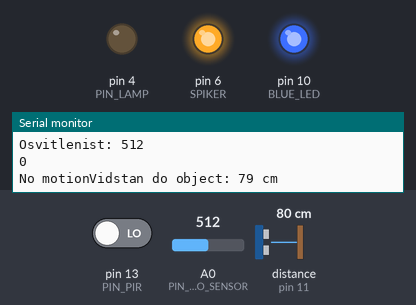
Simulated run of this sketch. Board: Arduino Uno, built with avr-gcc and run on an emulated ATmega328P. Shown: output pins drawn as LEDs (lit = HIGH), the last lines printed to the serial monitor. Wiring (inferred from the names in the program): ultrasonic range finder: trigger pin 12; echo pin 11. Inputs (shaded band) come from the test bench; at power-on: distance to the obstacle (sensor on pin 11) 80 cm, pin 13 (PIN_PIR) LOW, A0 (PIN_PHOTO_SENSOR) = 512. The echo pulse lasts 58.3 µs per cm; pins used as bus, display or sensor lines are not drawn.

Above: at 5.8 s.
5.9 s: distance to the obstacle (sensor on pin 11) set to 88 cm
11.2 s: distance to the obstacle (sensor on pin 11) set to 97 cm
At 16.2 s:
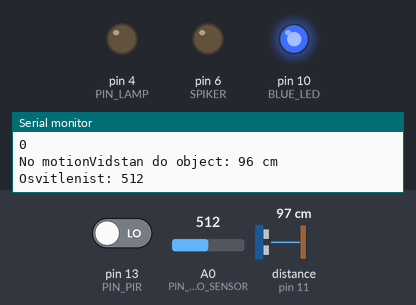
16.5 s: pin 13 (PIN_PIR) driven HIGH
At 17.7 s:
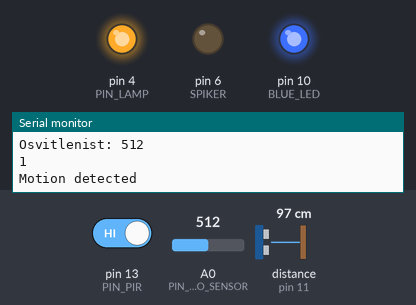
19.5 s: A0 (PIN_PHOTO_SENSOR) set to 94
28.0 s: A0 (PIN_PHOTO_SENSOR) set to 81
At 32.3 s:
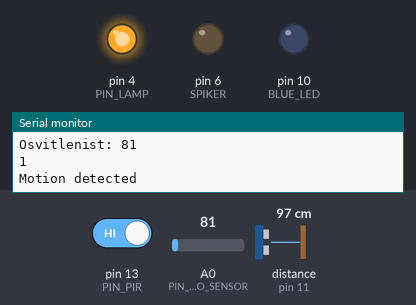
33.0 s: pin 13 (PIN_PIR) driven LOW
At 37.5 s:
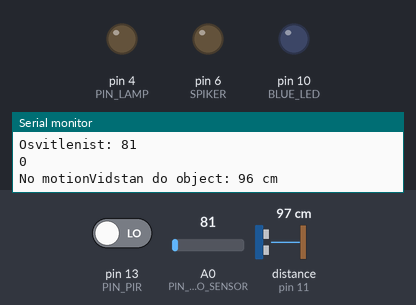
Timing chart, 0 to 39.0 s (numbered marks = the images above; inputs shaded):
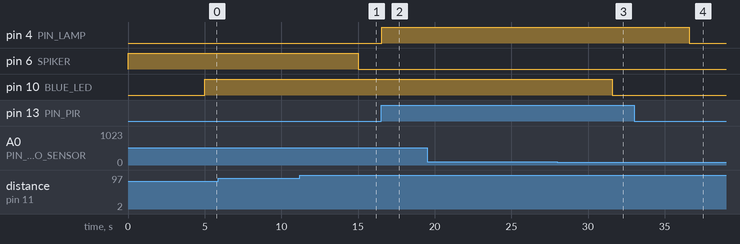

The sketch:

_1.ino
```cpp
#define BLUE_LED 10
#define PIN_PHOTO_SENSOR A0
#define PIN_TRIG 12
#define PIN_ECHO 11
#define GREEN_LED 8
#define YELLOW_LED 9
#define RED_LED 7
#define SPIKER 6
#define PIN_PIR 13
#define PIN_LAMP 4

long duration, cm;


void setup()
{
  Serial.begin(9600); //ініціалізую взяаємодію по послідовному порту зі швидкістю 9600
  //
  pinMode(BLUE_LED, OUTPUT);
  pinMode(PIN_TRIG, OUTPUT);
  pinMode(PIN_ECHO, INPUT);			//визначаю входи та виходи
  pinMode(SPIKER, OUTPUT);
  pinMode(PIN_PIR, INPUT);
  pinMode(PIN_LAMP, OUTPUT);
}

void loop()
{
  int pirVal = digitalRead(PIN_PIR);
  Serial.println(digitalRead(PIN_PIR));

  //якщо э рух світиться лампочка, якщо руху немає то не світить
  if (pirVal)
  {
    digitalWrite(PIN_LAMP, HIGH);
    Serial.println("Motion detected");
    delay(5000);
  }
  else
  {
    Serial.print("No motion");
    digitalWrite(PIN_LAMP, LOW);
  }

  //спочатку генерую короткий імпульс в 5 мікросекунд
  digitalWrite(PIN_TRIG, LOW);
  delayMicroseconds(5);
  digitalWrite(PIN_TRIG, HIGH);

  //датчик посилає сигнали з частотою 40КГц
  delayMicroseconds(10);
  digitalWrite(PIN_TRIG, LOW);

  //затримка сигналу
  duration = pulseIn(PIN_ECHO, HIGH);

  //перетворення часу в відстань
  cm = (duration / 2) / 29.1;

  //вивід відстані на ПК
  Serial.print("Vidstan do object: ");
  Serial.print(cm);
  Serial.println(" cm");

  //допустима відстань (світиться зелений індикатор)
  if (cm < 280 && cm > 140)
  {
    digitalWrite(SPIKER, LOW);
    digitalWrite(GREEN_LED, HIGH);
    digitalWrite(YELLOW_LED, LOW);
    digitalWrite(RED_LED, LOW);
  }
  //також допустима відстань, але потрібно зменшити швидкість (світиться жовтий індикатор)
  if (cm < 140 && cm > 90)
  {
    digitalWrite(SPIKER, LOW);
    digitalWrite(GREEN_LED, LOW);
    digitalWrite(YELLOW_LED, HIGH);
    digitalWrite(RED_LED, LOW);
  }
  //відстать для зупинки (червоний індикатор та звукове попередження)
  if (cm < 90 && cm > 0)
  {
    digitalWrite(SPIKER, HIGH);
    digitalWrite(GREEN_LED, LOW);
    digitalWrite(YELLOW_LED, LOW);
    digitalWrite(RED_LED, HIGH);
    delay(5000);
  }

  //зміна для отримання степеню освітленості
  int val = analogRead(PIN_PHOTO_SENSOR);

  //вивід степеню на ПК
  Serial.print("Osvitlenist: ");
  Serial.println(val);

  //коли степінь освітленості більший за 90, тобто на вулиці світло, індикатор не світиться
  if (val < 90)
  {
    digitalWrite(BLUE_LED, LOW);
  }
  //коли степінь освітленості менший за 90, тобто на вулиці пасмурно, індикатор світиться
  else
  {
    digitalWrite(BLUE_LED, HIGH);
  }
}
```

Measured:
- the behaviour switches between 91 and 92 cm on distance to the obstacle (sensor on pin 11) (found by bisection; images 0 and 1)
- the behaviour switches between 90 and 89 on A0 (PIN_PHOTO_SENSOR) (found by bisection; images 2 and 3)
- after the input at 11.2 s, pin 6 (SPIKER): HIGH → LOW after 3.8 s
- after the input at 16.5 s, pin 4 (PIN_LAMP): LOW → HIGH after 0.05 s
- after the input at 28.0 s, pin 10 (BLUE_LED): HIGH → LOW after 3.6 s
- after the input at 33.0 s, pin 4 (PIN_LAMP): HIGH → LOW after 3.6 s
